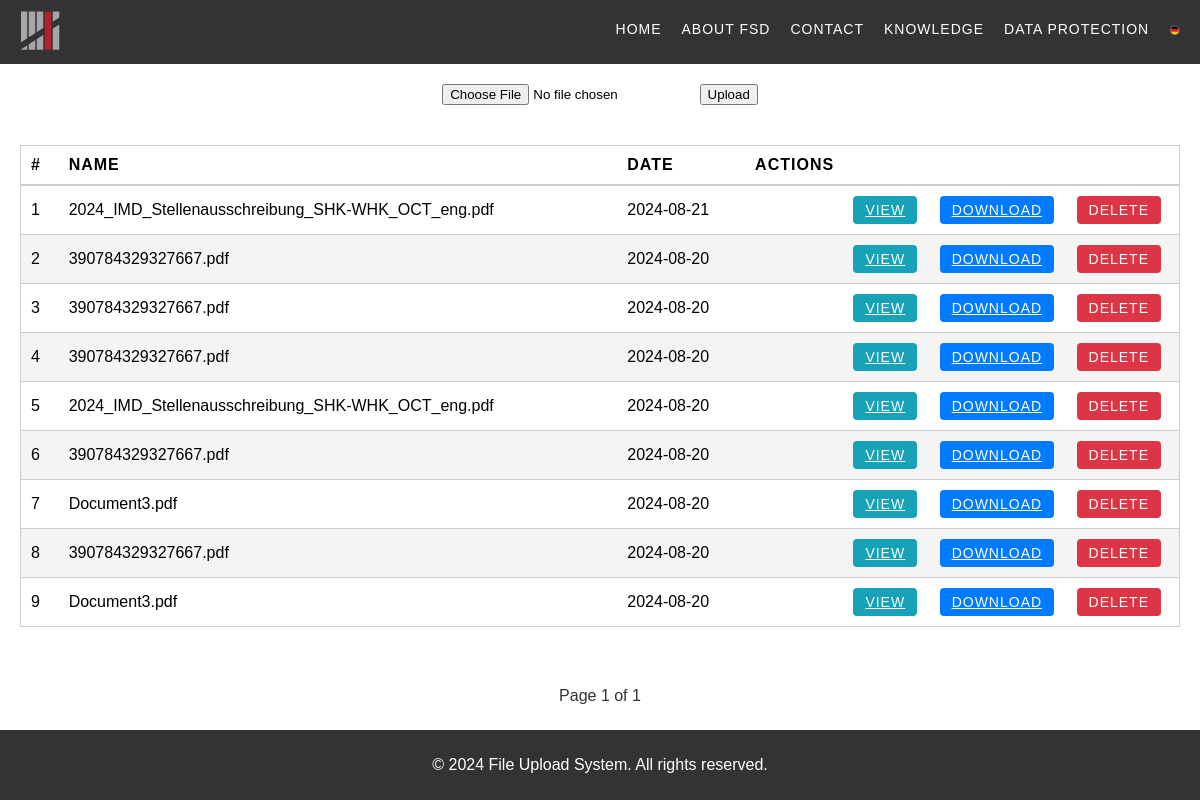
The page /document_management/upload/ on the database its author committed.
### chatbot/models.py (models this page shows, shortened)
class UploadedFile(models.Model):
    name = models.CharField(max_length=255)
    file = models.FileField(upload_to='uploads/')
    uploaded_at = models.DateTimeField(auto_now_add=True)

### chatbot/views.py (the view)
# urls.py: path('document_management/upload/', views.upload_file, name='upload_file'),
def upload_file(request):
    if request.method == 'POST':
        uploaded_file = request.FILES['fileUpload']
        file_instance = UploadedFile(name=uploaded_file.name, file=uploaded_file)
        file_instance.save()
        return redirect('upload_file')
    files = UploadedFile.objects.all().order_by('-uploaded_at')
    paginator = Paginator(files, 10)  # Show 10 files per page
    page_number = request.GET.get('page')
    page_obj = paginator.get_page(page_number)
    return render(request, 'uploadFile.html', {'files': page_obj})

### chatbot/templates/uploadFile.html (shortened to what this page needs)
<!DOCTYPE html>
<html lang="en">
<head>
    {% load static %}
    <link rel="stylesheet" href="{% static 'documents.css' %}">
    <link rel="stylesheet" href="{% static 'styles.css' %}">
</head>
<body>
    <header>
        <div class="logo">
            <img src="{% static 'pic/logo.png' %}" alt="Logo">
        </div>
        <nav>
            <ul>
                <li><a href="{% url 'index' %}">HOME</a></li>
                <li><a href="#about">ABOUT FSD</a></li>
                <li><a href="#contact">CONTACT</a></li>
                <li><a href="#knowledge">KNOWLEDGE</a></li>
                <li><a href="#dataprotection">DATA PROTECTION</a></li>
                <li class="language"><a href="#"><img src="{% static 'pic/flagg_de.png' %}" alt="German"></a></li>
            </ul>
        </nav>
    </header>
    <main>
        <div class="container">
            <form id="uploadForm" method="POST" enctype="multipart/form-data" action="{% url 'upload_file' %}">
                <input type="file" id="fileUpload" name="fileUpload" required>
                <button type="submit">Upload</button>
            </form>
            <table id="fileTable">
                <thead>
                    <tr>
                        <th>#</th>
                        <th>NAME</th>
                        <th>DATE</th>
                        <th>ACTIONS</th>
                    </tr>
                </thead>
                <tbody>
                    {% for file in files %}
                    <tr>
                        <td>{{ forloop.counter0|add:files.start_index }}</td>
                        <td>{{ file.name }}</td>
                        <td>{{ file.uploaded_at|date:"Y-m-d" }}</td>
                        <td class="actions-column">
                            <a href="{% url 'view_file' file.id %}" class="view-btn">VIEW</a>
                            <a href="{% url 'download_file' file.id %}" class="download-btn">DOWNLOAD</a>
                            <form action="{% url 'delete_file' file.id %}" method="post" style="display:inline;">
                                <button type="submit" class="delete-btn">DELETE</button>
                            </form>
                        </td>
                    </tr>
                    {% endfor %}
                </tbody>
            </table>
            <div class="pagination">
                <span>Page {{ files.number }} of {{ files.paginator.num_pages }}</span>
            </div>
        </div>
    </main>
    <footer>
        <p>&copy; 2024 File Upload System. All rights reserved.</p>
    </footer>
</body>
</html>

### chatbot/static/documents.css (style rules this page uses)
body { font-family: Arial, sans-serif; margin: 0; padding: 0; display: flex; flex-direction: column; min-height: 100vh; background-color: #FFFFFF; }
header { background-color: #333333; color: #fff; padding: 10px 20px; display: flex; justify-content: space-between; align-items: center; }
header .logo img { height: 40px; }
nav ul { list-style: none; display: flex; gap: 20px; margin: 0; padding: 0; }
nav a { color: #fff; text-decoration: none; font-size: 14px; text-transform: uppercase; letter-spacing: 1px; }
nav .language img { height: 20px; }
main { flex: 1; display: flex; flex-direction: column; justify-content: space-between; padding: 20px; box-sizing: border-box; }
.container { width: 100%; max-width: 1200px; margin: 0 auto; flex-grow: 1; display: flex; flex-direction: column; justify-content: space-between; }
table { width: 100%; border-collapse: collapse; margin-top: 20px; background-color: #fff; border: 1px solid #ccc; }
thead th { padding: 12px; text-align: left; text-transform: uppercase; letter-spacing: 1px; border-bottom: 2px solid #ccc; }
tbody tr { border-bottom: 1px solid #ccc; }
tbody tr:nth-child(even) { background-color: #f4f4f4; }
tbody td { padding: 12px; text-align: left; }
.view-btn, .download-btn, .delete-btn { padding: 6px 12px; margin-right: 8px; border: none; border-radius: 4px; cursor: pointer; font-size: 14px; text-transform: uppercase; letter-spacing: 1px; }
.view-btn { background-color: #17a2b8; color: #fff; }
.download-btn { background-color: #007bff; color: #fff; }
.delete-btn { background-color: #dc3545; color: #fff; }
.pagination { margin-top: 20px; text-align: center; display: flex; justify-content: center; margin-top: auto; }
.pagination span { margin: 0 10px; padding: 5px 10px; border-radius: 4px; color: #333; }
footer { background-color: #333333; color: #fff; text-align: center; padding: 10px 0; margin-top: auto; flex-shrink: 0; }
.actions-column { text-align: right; white-space: nowrap; }
.actions-column a, .actions-column button { margin-left: 10px; }
#fileTable th, #fileTable td { padding: 10px; }
#fileTable th { text-align: left; }

### chatbot/static/styles.css (style rules this page uses)
body { font-family: Arial, sans-serif; margin: 0; padding: 0; display: flex; flex-direction: column; height: 100vh; background-color: #FFFFFF; }
header { background-color: #333333; color: #fff; padding: 10px 20px; display: flex; justify-content: space-between; align-items: center; }
header .logo img { height: 40px; }
nav ul { list-style: none; display: flex; gap: 20px; margin: 0; padding: 0; }
nav a { color: #fff; text-decoration: none; font-size: 14px; text-transform: uppercase; letter-spacing: 1px; }
nav .language img { height: 20px; }
main { flex: 1; display: flex; flex-direction: column; }
.container { display: flex; flex: 1; align-items: center; justify-content: center; gap: 20px; }
footer { background-color: #333333; color: #fff; text-align: center; padding: 10px 0; }

### rows shown on the page
UploadedFile: name "2024_IMD_Stellenausschreibung_SHK-WHK_OCT_eng.pdf", uploaded_at "2024-08-21"
UploadedFile: name "390784329327667.pdf", uploaded_at "2024-08-20"
UploadedFile: name "390784329327667.pdf", uploaded_at "2024-08-20"
UploadedFile: name "390784329327667.pdf", uploaded_at "2024-08-20"
UploadedFile: name "2024_IMD_Stellenausschreibung_SHK-WHK_OCT_eng.pdf", uploaded_at "2024-08-20"
UploadedFile: name "390784329327667.pdf", uploaded_at "2024-08-20"
UploadedFile: name "Document3.pdf", uploaded_at "2024-08-20"
UploadedFile: name "390784329327667.pdf", uploaded_at "2024-08-20"
UploadedFile: name "Document3.pdf", uploaded_at "2024-08-20"

### other values the page prints
{{ files.number }} "1"
{{ files.paginator.num_pages }} "1"
